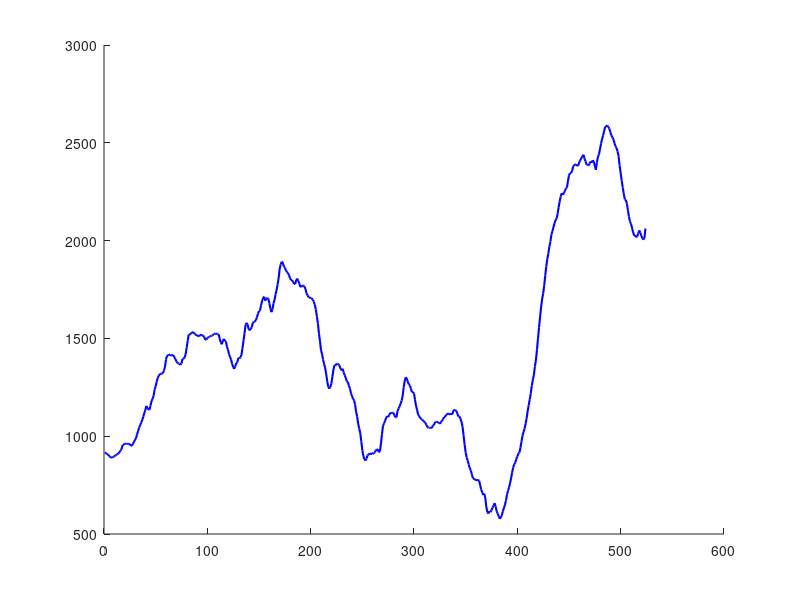

MATLAB code to generate this figure: (Note: this script raises an error after producing the figure.)
clear; clc; close all;

% 加载数据
load('GoogleDataset.mat');  % 确保数据文件存在

% 选取 Click 指标的控制 KPI（1:19列）
click_KPI = Click(:,1:20);  
num_tracks = size(click_KPI, 2); % 轨迹数量（19个企业）

% **Step 6: 估计广告开始时间 T_K**
target_idx = 20;  % 目标 track: track 20
predictor_idx = [2,13,18,19];  % 预测变量（track 1~19）

% 构建数据集
X_train = click_KPI(:, predictor_idx);  % 预测变量（所有其他 track）
y_train = click_KPI(:, target_idx);  % 目标 track 20

% 线性回归估计参数
beta = (X_train' * X_train) \ (X_train' * y_train);
y_pred = X_train * beta; % 预测结果

% **Step 7: 计算误差**
prediction_error = abs(y_train - y_pred);  % 计算误差

% **Step 8: 平滑误差曲线**
window_size = 80;  % 设定滑动窗口大小
smoothed_error = movmean(prediction_error, window_size);  % 计算滑动均值

% **Step 9: 计算误差变化率**
error_diff = diff(smoothed_error);  % 计算误差的一阶差分

% **Step 10: 识别最长的线性上升段**
rising_start = [];  % 记录最长上升段的起点
max_rising_length = 0;  % 记录最长上升段的长度
current_length = 0;
current_start = 1;  % 记录当前上升段的起点

for t = 2:length(error_diff)
    if error_diff(t-1) > 0  % 误差在上升
        current_length = current_length + 1;
    else  % 误差下降或持平
        if current_length > max_rising_length  % 记录最长上升段
            max_rising_length = current_length;
            rising_start = current_start;
        end
        current_length = 0;
        current_start = t + 1;
    end
end

% 确定最终 T_K
T_K_est = rising_start;

% **Step 11: 画出误差随时间的变化**
figure;
hold on;
plot(smoothed_error, 'b', 'LineWidth', 1.5);
xline(T_K_est, 'g', 'LineWidth', 2); % 估计的 T_K
title(['Estimated T_K = ', num2str(T_K_est)]);
xlabel('Time (Days)');
ylabel('Smoothed Prediction Error');
legend('Smoothed Error', 'Estimated T_K');
hold off;

% **Step 12: 画出真实 Click vs 预测 Click**
figure;
hold on;
plot(y_train, 'b', 'LineWidth', 1.5);  % 真实值
plot(y_pred, 'r--', 'LineWidth', 1.5); % 预测值
xline(T_K_est, 'g', 'LineWidth', 2); % 估计的 T_K
title(['Click KPI Prediction - Estimated T_K = ', num2str(T_K_est)]);
xlabel('Time (Days)');
ylabel('Clicks');
legend('Actual Clicks', 'Predicted Clicks', 'Estimated T_K');
hold off;